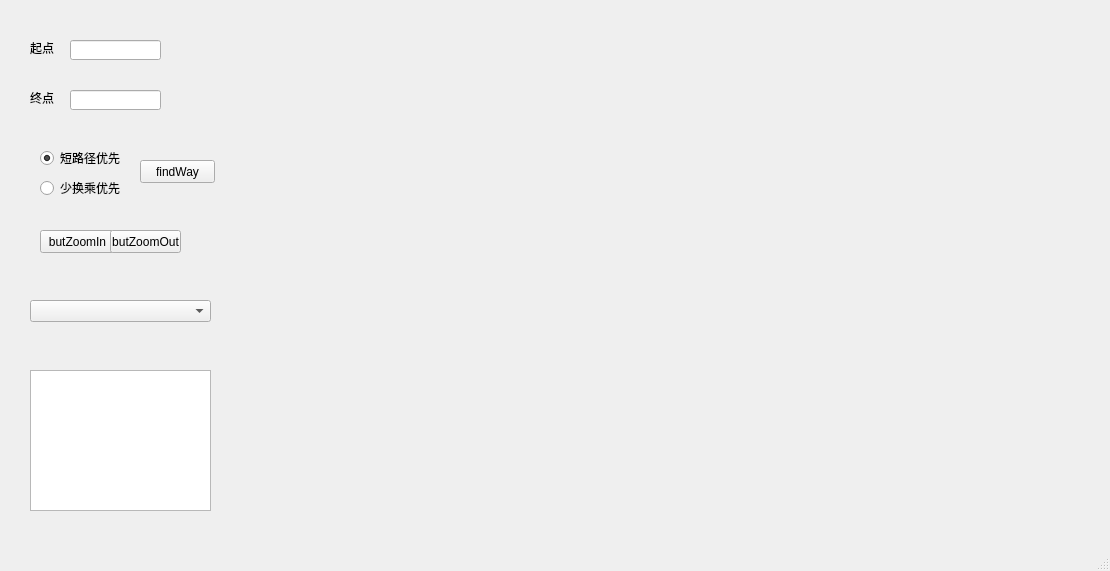
<?xml version="1.0" encoding="UTF-8"?>
<ui version="4.0">
 <class>MainWindow</class>
 <widget class="QMainWindow" name="MainWindow">
  <property name="geometry">
   <rect>
    <x>0</x>
    <y>0</y>
    <width>1110</width>
    <height>571</height>
   </rect>
  </property>
  <property name="windowTitle">
   <string>MainWindow</string>
  </property>
  <widget class="QWidget" name="centralwidget">
   <widget class="QWidget" name="verticalLayoutWidget">
    <property name="geometry">
     <rect>
      <x>0</x>
      <y>0</y>
      <width>41</width>
      <height>391</height>
     </rect>
    </property>
    <layout class="QVBoxLayout" name="verticalLayout"/>
   </widget>
   <widget class="QLineEdit" name="stationOrigin">
    <property name="geometry">
     <rect>
      <x>70</x>
      <y>40</y>
      <width>91</width>
      <height>20</height>
     </rect>
    </property>
   </widget>
   <widget class="QLineEdit" name="stationDestination">
    <property name="geometry">
     <rect>
      <x>70</x>
      <y>90</y>
      <width>91</width>
      <height>20</height>
     </rect>
    </property>
   </widget>
   <widget class="QPushButton" name="butZoomIn">
    <property name="geometry">
     <rect>
      <x>40</x>
      <y>230</y>
      <width>75</width>
      <height>23</height>
     </rect>
    </property>
    <property name="text">
     <string>butZoomIn</string>
    </property>
   </widget>
   <widget class="QPushButton" name="butZoomOut">
    <property name="geometry">
     <rect>
      <x>110</x>
      <y>230</y>
      <width>71</width>
      <height>23</height>
     </rect>
    </property>
    <property name="text">
     <string>butZoomOut</string>
    </property>
   </widget>
   <widget class="QLabel" name="originNote">
    <property name="geometry">
     <rect>
      <x>170</x>
      <y>40</y>
      <width>54</width>
      <height>20</height>
     </rect>
    </property>
    <property name="text">
     <string/>
    </property>
   </widget>
   <widget class="QLabel" name="destinationNote">
    <property name="geometry">
     <rect>
      <x>170</x>
      <y>90</y>
      <width>54</width>
      <height>21</height>
     </rect>
    </property>
    <property name="text">
     <string/>
    </property>
   </widget>
   <widget class="QRadioButton" name="radioButton">
    <property name="geometry">
     <rect>
      <x>40</x>
      <y>150</y>
      <width>89</width>
      <height>16</height>
     </rect>
    </property>
    <property name="text">
     <string>短路径优先</string>
    </property>
    <property name="checked">
     <bool>true</bool>
    </property>
   </widget>
   <widget class="QRadioButton" name="radioButton_2">
    <property name="geometry">
     <rect>
      <x>40</x>
      <y>180</y>
      <width>89</width>
      <height>16</height>
     </rect>
    </property>
    <property name="text">
     <string>少换乘优先</string>
    </property>
   </widget>
   <widget class="QPushButton" name="butFindWay">
    <property name="geometry">
     <rect>
      <x>140</x>
      <y>160</y>
      <width>75</width>
      <height>23</height>
     </rect>
    </property>
    <property name="text">
     <string>findWay</string>
    </property>
   </widget>
   <widget class="QLabel" name="testOrigin">
    <property name="geometry">
     <rect>
      <x>30</x>
      <y>40</y>
      <width>31</width>
      <height>16</height>
     </rect>
    </property>
    <property name="text">
     <string>起点</string>
    </property>
   </widget>
   <widget class="QLabel" name="testDestination">
    <property name="geometry">
     <rect>
      <x>30</x>
      <y>90</y>
      <width>31</width>
      <height>16</height>
     </rect>
    </property>
    <property name="text">
     <string>终点</string>
    </property>
   </widget>
   <widget class="QTextBrowser" name="textBrowser">
    <property name="geometry">
     <rect>
      <x>30</x>
      <y>370</y>
      <width>181</width>
      <height>141</height>
     </rect>
    </property>
   </widget>
   <widget class="QComboBox" name="LineName">
    <property name="geometry">
     <rect>
      <x>30</x>
      <y>300</y>
      <width>181</width>
      <height>22</height>
     </rect>
    </property>
   </widget>
  </widget>
  <widget class="QMenuBar" name="menubar">
   <property name="geometry">
    <rect>
     <x>0</x>
     <y>0</y>
     <width>1110</width>
     <height>23</height>
    </rect>
   </property>
  </widget>
  <widget class="QStatusBar" name="statusbar"/>
 </widget>
 <layoutdefault spacing="6" margin="11"/>
 <resources/>
 <connections/>
</ui>
